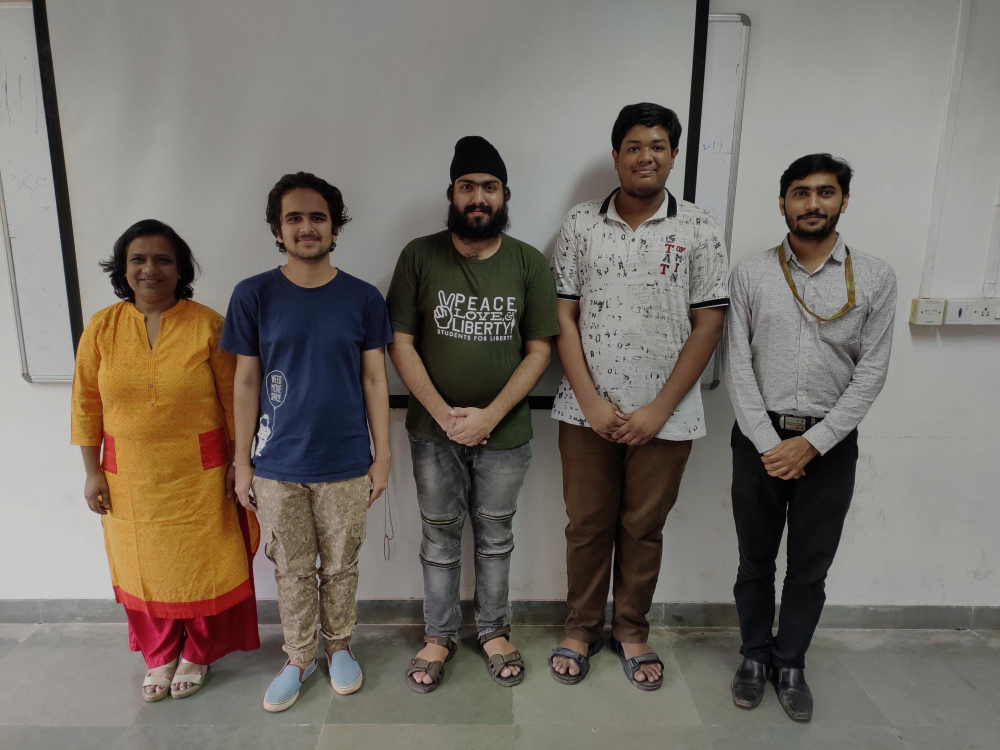
#> input picture Compressed-Images/Website-0_compressed.jpg, 4000 x 3000 px (shown at 1/4 size)
$ python -i app.py   (imports and definitions only)
#> lines starting #> are read from the running program, lines starting #| are printed output that depends on the picture
import os
import get_coeff as comp
import utils as util
import numpy as np
from PIL import Image, ImageEnhance,ImageTk
import pywt
import tkinter as tk
import tkinter.filedialog as tf
import math
import output as getit

sizes = [2, 4, 8, 16, 32, 64, 128, 256, 512, 1024, 2048, 4096, 8192]  # po2 sizes


def get_closest(y):
    """ Return the closest power of 2 in either direction"""
    return min(sizes, key=lambda x: abs(x - y))


# [120 lines left out: functions po2, running, get_image_dimensions, create_folder, run, center, not called in this run]


# [2 lines not run here, left out]

>>> from PIL import Image
>>> picture = Image.open('Compressed-Images/Website-0_compressed.jpg')
#> picture is the input picture: PIL image 4000x3000 RGB; mean R, G, B 119.6, 112.9, 105
>>> result = po2(picture)
#| 4096
#> in po2, `return im.resize((new_dim, new_dim), resample=Image.BICUBIC)`:
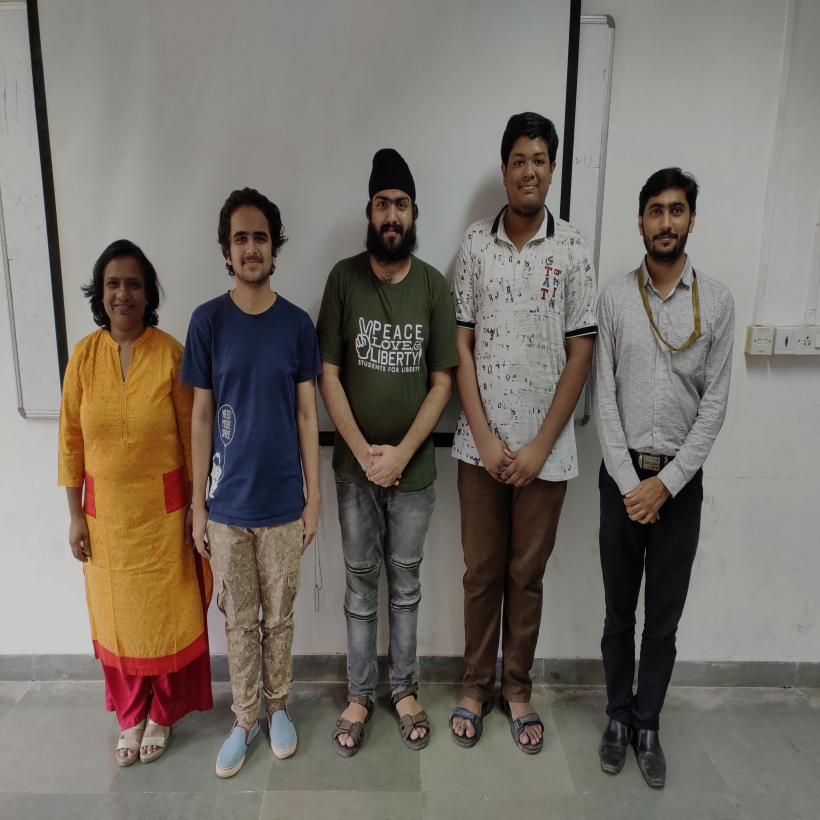
#> returned value: PIL image 4096x4096 RGB (shown at 1/5 size); mean R, G, B 119.6, 112.9, 105

$ run again, on Compressed-Images/rodrigo-soares-hrO9ZbmGD00-unsplash_compressed.jpg
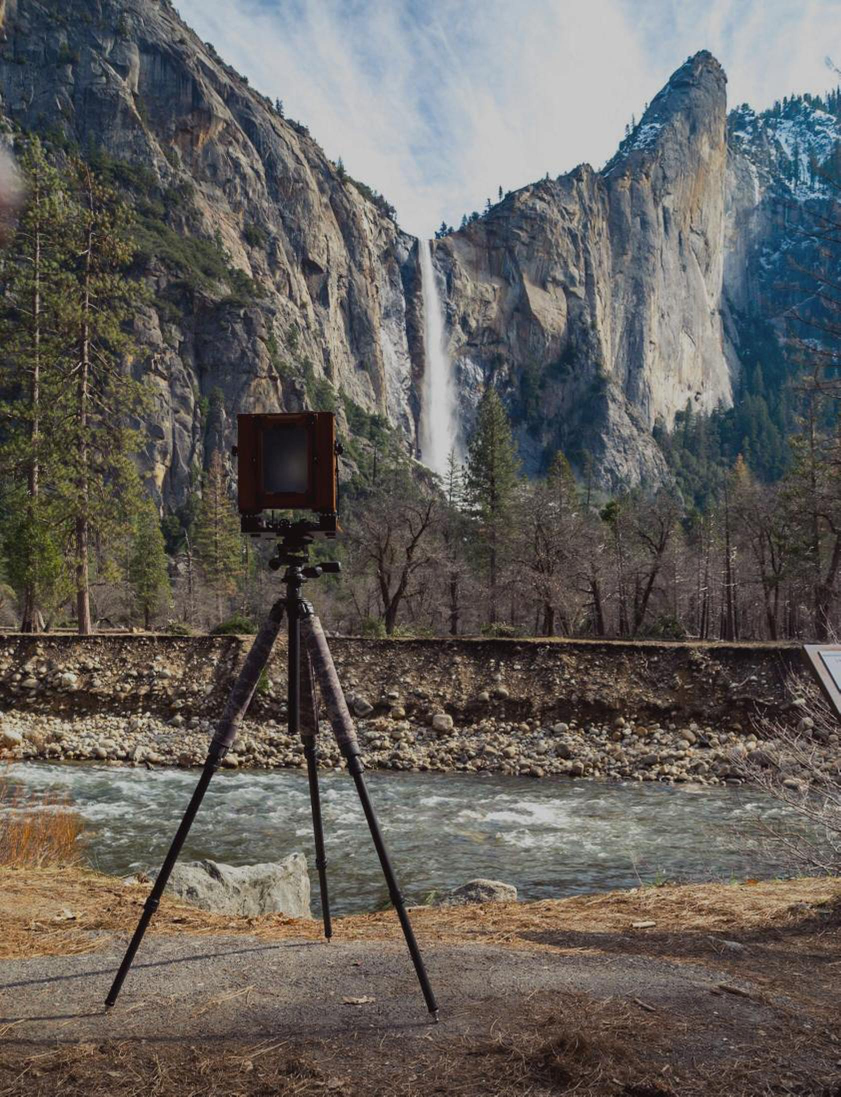
#> input picture Compressed-Images/rodrigo-soares-hrO9ZbmGD00-unsplash_compressed.jpg, 1681 x 2193 px (shown at 1/2 size)
#> picture is the input picture: PIL image 1681x2193 RGB; mean R, G, B 100.7, 96.9, 92.8
#| 2048
#> in po2, `return im.resize((new_dim, new_dim), resample=Image.LANCZOS)`:
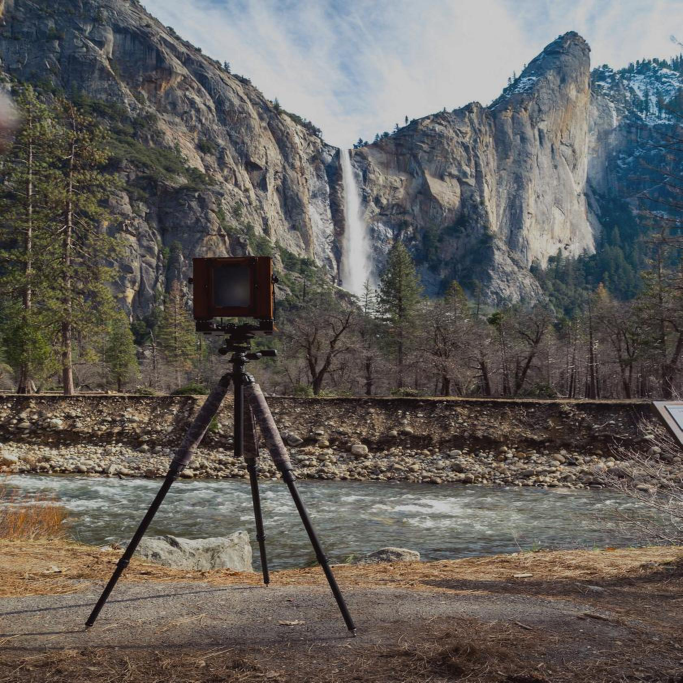
#> returned value: PIL image 2048x2048 RGB (shown at 1/3 size); mean R, G, B 100.7, 96.9, 92.8
